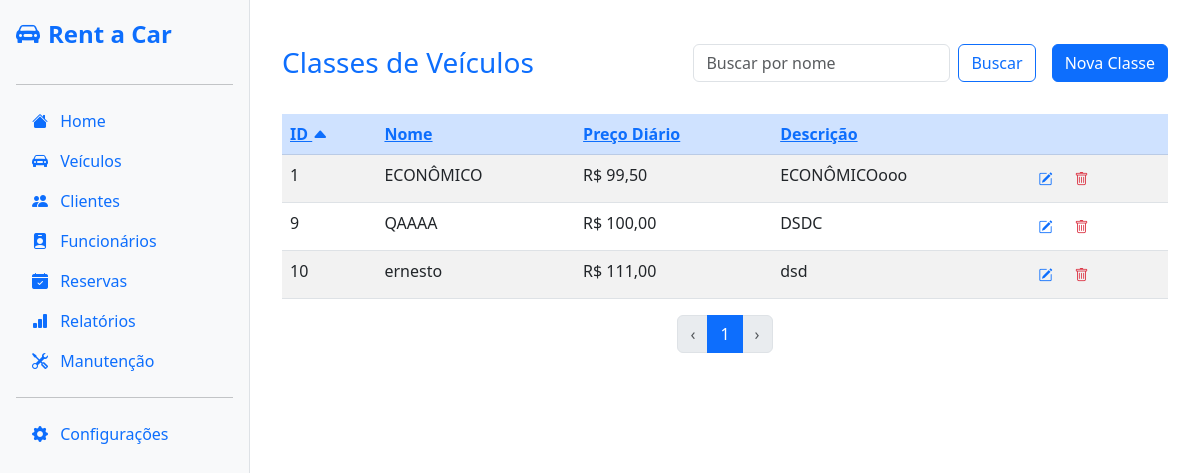
The page /listar-classe/ on the database its author committed.
### vehicles/models.py (models this page shows, shortened)
class VehicleClass(models.Model):
    name = models.CharField(max_length=50)
    description = models.TextField(blank=True, null=True)
    daily_price = models.DecimalField(max_digits=10, decimal_places=2)

### vehicles/views.py (the view)
# urls.py: path('listar-classe/', views.list_vehicle_classes, name='list_vehicle_classes'),
def list_vehicle_classes(request):
    query = request.GET.get('search', '')
    sort = request.GET.get('sort', 'id')
    order = request.GET.get('order', 'asc')
    vehicle_classes = VehicleClass.objects.all()
    if query:
        vehicle_classes = vehicle_classes.filter(
            Q(name__icontains=query)
        )
    if order == 'desc':
        sort = f'-{sort}'
    vehicle_classes = vehicle_classes.order_by(sort)
    paginator = Paginator(vehicle_classes, 10)
    page_number = request.GET.get('page')
    page_obj = paginator.get_page(page_number)
    dados = {
        'vehicle_classes': page_obj,
        'query': query,
        'sort': request.GET.get('sort', 'id'),
        'order': request.GET.get('order', 'asc'),
    }
    return render(request, 'vehicle_class/list_vehicle_classes.html', dados)

### vehicles/templates/vehicle_class/list_vehicle_classes.html (shortened to what this page needs)
{% extends "base/base.html" %} {% block content %}
<div class="container mt-4">
  <div class="d-flex align-items-center justify-content-between mb-3 flex-wrap">
    <h3 class="mb-0 me-3 text-primary">Classes de Veículos</h3>
    <div class="d-flex ms-auto">
      <form class="form-inline d-flex me-2" method="get">
        <input
          class="form-control me-2"
          type="search"
          placeholder="Buscar por nome"
          aria-label="Buscar"
          name="search"
          value="{{ query|default:'' }}"
        />
        <button class="btn btn-outline-primary me-2" type="submit">
          Buscar
        </button>
      </form>
      <a href="{% url 'create_vehicle_class' %}" class="btn btn-primary">
        Nova Classe
      </a>
    </div>
  </div>
  <table class="table table-striped table-hover">
    <table class="table table-striped">
      <thead class="table-primary">
        <tr>
          <th>
            <a
              href="?sort=id&order={% if sort == 'id' and order == 'asc' %}desc{% else %}asc{% endif %}&search={{ query|urlencode }}"
              >ID {% if sort == 'id' %}<i
                class="bi bi-caret-{% if order == 'asc' %}up{% else %}down{% endif %}-fill"
              ></i
              >{% endif %}</a
            >
          </th>
          <th>
            <a
              href="?sort=name&order={% if sort == 'name' and order == 'asc' %}desc{% else %}asc{% endif %}&search={{ query|urlencode }}"
              >Nome </a
            >
          </th>
          <th>
            <a
              href="?sort=daily_price&order={% if sort == 'daily_price' and order == 'asc' %}desc{% else %}asc{% endif %}&search={{ query|urlencode }}"
              >Preço Diário </a
            >
          </th>
          <th>
            <a
              href="?sort=description&order={% if sort == 'description' and order == 'asc' %}desc{% else %}asc{% endif %}&search={{ query|urlencode }}"
              >Descrição </a
            >
          </th>
          <th></th>
        </tr>
      </thead>
    <tbody>
      {% for vehicle_class in vehicle_classes %}
      <tr>
        <td>{{ vehicle_class.id }}</td>
        <td>{{ vehicle_class.name }}</td>
        <td>R$ {{ vehicle_class.daily_price }}</td>
        <td>{{ vehicle_class.description }}</td>
        <td>
          <a
            href="{% url 'update_vehicle_class' vehicle_class.id %}"
            class="btn btn-sm"
          >
            <i class="bi bi-pencil-square text-primary"></i>
          </a>
          <button
            type="button"
            class="btn btn-sm"
            data-bs-toggle="modal"
            data-bs-target="#deleteModal{{ vehicle_class.id }}"
          >
            <i class="bi bi-trash text-danger"></i>
          </button>
        </td>
      </tr>
      {% endfor %}
    </tbody>
  </table>
  <nav aria-label="Paginacao">
    <ul class="pagination justify-content-center">
      {% if vehicle_classes.has_previous %}
      <li class="page-item">
        <a
          class="page-link"
          href="?page={{ vehicle_classes.previous_page_number }}&search={{ query|urlencode }}&sort={{ sort }}&order={{ order }}"
          aria-label="Anterior"
        >
          ‹
        </a>
      </li>
      {% else %}
      <li class="page-item disabled">
        <span class="page-link">‹</span>
      </li>
      {% endif %}
      <li class="page-item active">
        <span class="page-link">{{ vehicle_classes.number }}</span>
      </li>
      {% if vehicle_classes.has_next %}
      <li class="page-item">
        <a
          class="page-link"
          href="?page={{ vehicle_classes.next_page_number }}&search={{ query|urlencode }}&sort={{ sort }}&order={{ order }}"
          aria-label="Próxima"
        >
          ›
        </a>
      </li>
      {% else %}
      <li class="page-item disabled">
        <span class="page-link">›</span>
      </li>
      {% endif %}
    </ul>
  </nav>
</div>
{% endblock %}

### rows shown on the page
VehicleClass: id "1", name "ECONÔMICO", daily_price "99,50", description "ECONÔMICOooo"
VehicleClass: id "9", name "QAAAA", daily_price "100,00", description "DSDC"
VehicleClass: id "10", name "ernesto", daily_price "111,00", description "dsd"

### other values the page prints
{{ vehicle_classes.number }} "1"
